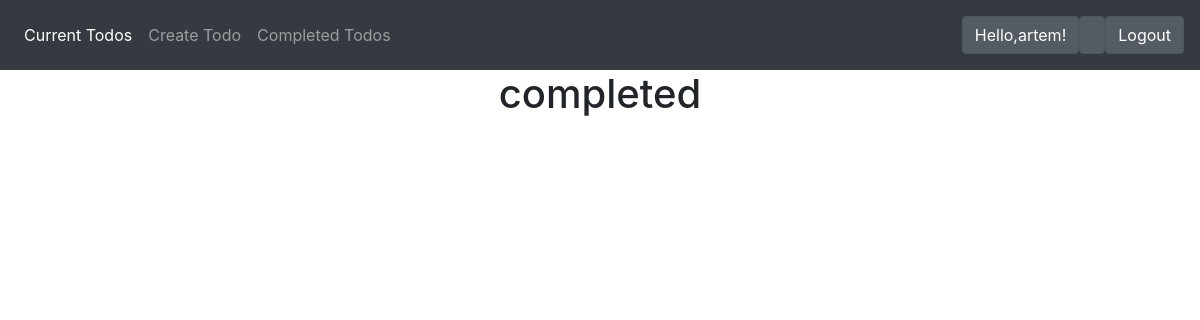
Page /completed/ (signed in) on the earlier database version.
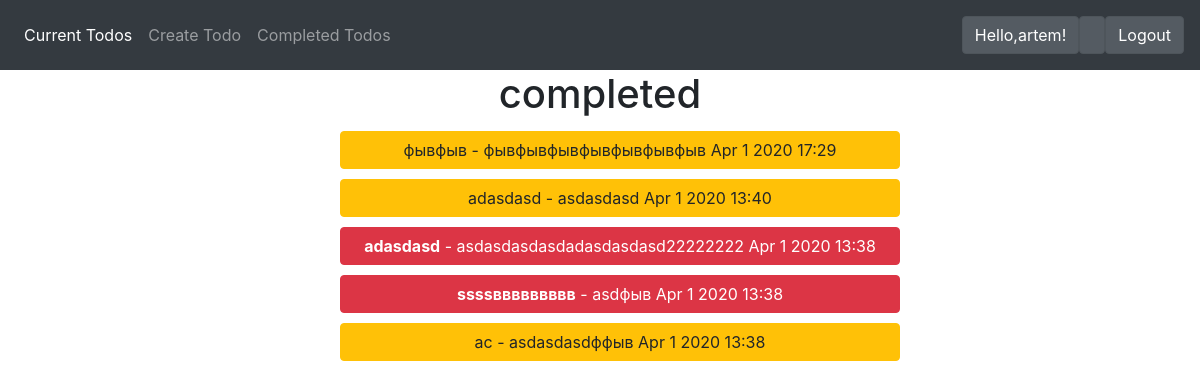
Same page on the later database version.
### todo/models.py (models this page shows, shortened)
class Todo(models.Model):
    title = models.CharField(max_length=30)
    text = models.TextField(blank=True)
    creating_date = models.DateTimeField(auto_now_add=True)
    completing_date=models.DateTimeField(null=True, blank=True)
    importance=models.BooleanField(default=False)
    user = models.ForeignKey(User, on_delete=models.CASCADE,default=1)

### todo/views.py (the view)
# urls.py: path('completed/', views.completedtodos, name='copletedtodos'),
@login_required
def completedtodos(request):
    todos = Todo.objects.filter(user=request.user, completing_date__isnull=False).order_by('-completing_date')
    return render(request, 'todo/copletedtodos.html', {'todos': todos})

### todo/templates/todo/copletedtodos.html (shortened to what this page needs)
<!DOCTYPE html>
<html lang="en">
<head>
</head>
<body>
{% extends 'todo/base.html' %}
{% block content %}
    <h1 align="center">completed</h1>
    <ul style="margin: 0 auto; width: 50%">
        {% for todo in todos %}
            <a href="{% url 'viewtodo'  todo.id  %}">
                <li {% if todo.importance %}class="btn btn-danger" {% else %} class="btn btn-warning"{% endif %}  style="width: 100%; margin: 5px auto ">
                {% if todo.importance %}<b>{% endif %}{{ todo.title }}</b>
                {% if todo.text %} - {{todo.text }}{% endif %}
                {{ todo.completing_date|date:'M j Y H:i' }}
                </li>
            </a>
        {% endfor %}
    </ul>
{% endblock %}

Differences in the rows shown:
added Todo: title "фывфыв", text "фывфывфывфывфывфывфыв", completing_date "Apr 1 2020 17:29"
added Todo: title "adasdasd", text "asdasdasd", completing_date "Apr 1 2020 13:40"
added Todo: title "adasdasd", text "asdasdasdasdadasdasdasd22222222", completing_date "Apr 1 2020 13:38", importance True (drawn)
now on this page (row edited): Todo: title "ssssввввввввв", text "asdфыв", completing_date "Apr 1 2020 13:38", importance True (drawn)
now on this page (row edited): Todo: title "ас", text "asdasdasdффыв", completing_date "Apr 1 2020 13:38"
